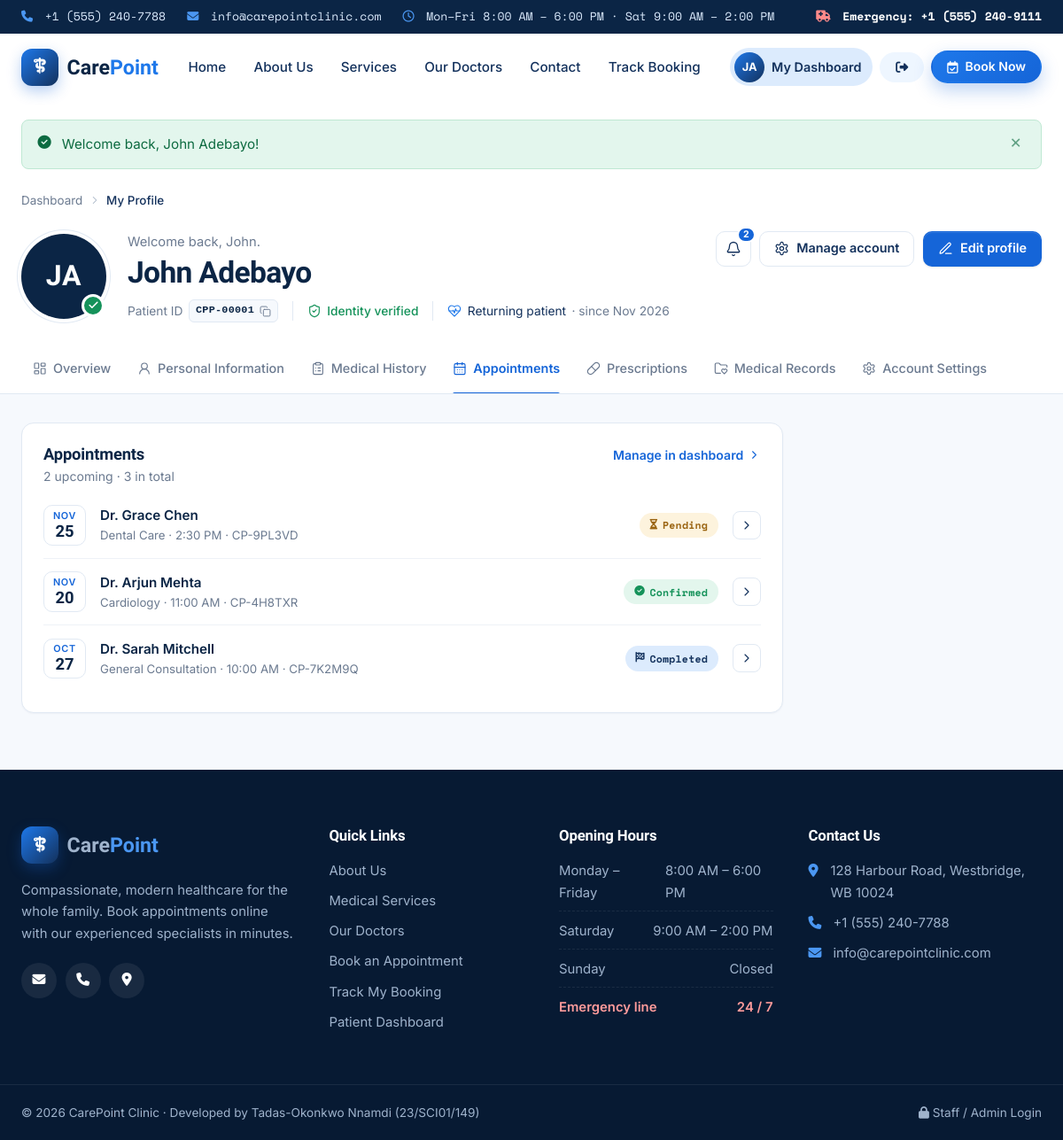
Screenshot of /profile.php?tab=appointments (signed in) with the database file from the repository.
### tables this page shows
CREATE TABLE users (
    id            INT UNSIGNED AUTO_INCREMENT PRIMARY KEY,
    full_name     VARCHAR(100) NOT NULL,
    email         VARCHAR(150) NOT NULL UNIQUE,
    phone         VARCHAR(30)  NOT NULL,
    age           TINYINT UNSIGNED NULL,
    gender        ENUM('Male','Female','Other') NULL,
    date_of_birth DATE         NULL,
    blood_group   ENUM('A+','A-','B+','B-','AB+','AB-','O+','O-') NULL,
    emergency_name     VARCHAR(100) NULL,
    emergency_relation VARCHAR(50)  NULL,
    emergency_phone    VARCHAR(30)  NULL,
    password_hash VARCHAR(255) NOT NULL,
    created_at    TIMESTAMP    NOT NULL DEFAULT CURRENT_TIMESTAMP
);

CREATE TABLE appointments (
    id               INT UNSIGNED AUTO_INCREMENT PRIMARY KEY,
    reference        VARCHAR(20)  NOT NULL UNIQUE,
    user_id          INT UNSIGNED NULL,
    doctor_id        INT UNSIGNED NULL,
    department_id    INT UNSIGNED NOT NULL,
    doctor_name      VARCHAR(100) NOT NULL,
    patient_name     VARCHAR(100) NOT NULL,
    email            VARCHAR(150) NOT NULL,
    phone            VARCHAR(30)  NOT NULL,
    age              TINYINT UNSIGNED NOT NULL,
    gender           ENUM('Male','Female','Other') NOT NULL,
    appointment_date DATE         NOT NULL,
    appointment_time TIME         NOT NULL,
    reason           TEXT         NOT NULL,
    status           ENUM('Pending','Confirmed','Completed','Cancelled','Rejected') NOT NULL DEFAULT 'Pending',
    admin_note       VARCHAR(255) NULL,
    slot_lock        TINYINT(1)   NULL DEFAULT 1,
    created_at       TIMESTAMP    NOT NULL DEFAULT CURRENT_TIMESTAMP,
    updated_at       TIMESTAMP    NOT NULL DEFAULT CURRENT_TIMESTAMP ON UPDATE CURRENT_TIMESTAMP,
    UNIQUE KEY uq_doctor_slot (doctor_id, appointment_date, appointment_time, slot_lock),
    KEY idx_status (status),
    KEY idx_email (email),
    KEY idx_date (appointment_date),
    CONSTRAINT fk_appt_user FOREIGN KEY (user_id)
        REFERENCES users(id) ON UPDATE CASCADE ON DELETE SET NULL,
    CONSTRAINT fk_appt_doctor FOREIGN KEY (doctor_id)
        REFERENCES doctors(id) ON UPDATE CASCADE ON DELETE SET NULL,
    CONSTRAINT fk_appt_department FOREIGN KEY (department_id)
        REFERENCES departments(id) ON UPDATE CASCADE ON DELETE RESTRICT
);

CREATE TABLE departments (
    id                INT UNSIGNED AUTO_INCREMENT PRIMARY KEY,
    name              VARCHAR(100) NOT NULL UNIQUE,
    slug              VARCHAR(100) NOT NULL UNIQUE,
    icon              VARCHAR(60)  NOT NULL DEFAULT 'fa-stethoscope',
    short_description VARCHAR(255) NOT NULL,
    description       TEXT         NOT NULL,
    features          VARCHAR(500) NOT NULL DEFAULT '',
    created_at        TIMESTAMP    NOT NULL DEFAULT CURRENT_TIMESTAMP
);

### includes/profile_components.php (the view, shortened to what the rows shown need)
<?php
function lc(string $name, string $class = ''): string
{
    return '<i data-lucide="' . e($name) . '" class="lc ' . e($class) . '" aria-hidden="true"></i>';
}
function render_profile_header(array $p, array $status, string $activeTab): void
{
    $first = explode(' ', trim($p['full_name']))[0];
    $code  = patient_code((int)$p['id']);
    ?>
    <section class="pf-header" aria-labelledby="pfName">
        <div class="container">
                <?= lc('chevron-right') ?>
            <div class="pf-top">
                <div class="pf-identity">
                    <div class="pf-avatar" aria-hidden="true">
                        <span class="pf-avatar-initials"><?= e(initials($p['full_name'])) ?></span>
                        <?php if ($status['verified']): ?>
                            <span class="pf-avatar-badge"><?= lc('check') ?></span>
                        <?php endif; ?>
                    </div>
                    <div class="pf-id-text">
                        <p class="pf-greeting">Welcome back, <?= e($first) ?>.</p>
                        <h1 class="pf-name" id="pfName"><?= e($p['full_name']) ?></h1>
                        <ul class="pf-meta">
                            <li>
                                <button type="button" class="pf-copy" data-copy="<?= e($code) ?>" aria-label="Copy patient ID <?= e($code) ?>">
                                    <span class="pf-mono"><?= e($code) ?></span>
                                    <?= lc('copy', 'pf-copy-icon') ?><?= lc('check', 'pf-copied-icon') ?>
                                </button>
                            </li>
                            <li class="<?= $status['verified'] ? 'pf-ok' : 'pf-pending' ?>">
                            </li>
                            <li>
                                <?= lc('heart-pulse') ?>
                                <?= e($status['membership']) ?>
                                <span class="pf-muted">· since <?= e(format_date($p['created_at'], 'M Y')) ?></span>
                            </li>
                        </ul>
                    </div>
                </div>
            </div>
        </div>
    </section>
    <?php
}
    ?>
    <?php
function render_appt_row(array $a): void
{
    ?>
    <li class="pf-appt">
        <span class="pf-appt-date">
            <span><?= e(format_date($a['appointment_date'], 'M')) ?></span>
            <strong><?= e(format_date($a['appointment_date'], 'd')) ?></strong>
        </span>
        <div class="pf-appt-body">
            <strong><?= e($a['doctor_name']) ?></strong>
            <span class="pf-muted"><?= e($a['department_name']) ?> · <?= e(format_time($a['appointment_time'])) ?> · <?= e($a['reference']) ?></span>
        </div>
        <?= status_badge($a['status']) ?>
        <a href="<?= url('track.php?ref=' . urlencode($a['reference'])) ?>" class="pf-icon-btn pf-icon-btn-sm" aria-label="View booking <?= e($a['reference']) ?>"><?= lc('chevron-right') ?></a>
    </li>
    <?php
}
    ?>

### includes/header.php (shortened to what the rows shown need)
<?php
require_once __DIR__ . '/functions.php';
$activePage = $activePage ?? '';
$user = current_user();
?>
<!DOCTYPE html>
<html lang="en">
<head>
    <link rel="stylesheet" href="https://cdnjs.cloudflare.com/ajax/libs/font-awesome/6.5.2/css/all.min.css">
    <link rel="stylesheet" href="<?= asset('css/style.css') ?>">
    <link rel="stylesheet" href="<?= asset('css/auth.css') ?>">
    <?php foreach (($pageStyles ?? []) as $__style): ?>
    <link rel="stylesheet" href="<?= asset('css/' . $__style) ?>">
    <?php endforeach; ?>
</head>
<body>
<header class="site-header" id="siteHeader">
    <div class="container nav-wrap">
        <nav class="main-nav" id="mainNav" aria-label="Main navigation">
            <div class="nav-actions">
                <?php if ($user): ?>
                    <a href="<?= url('dashboard.php') ?>" class="nav-user <?= $activePage === 'dashboard' ? 'active' : '' ?>">
                        <span class="avatar-sm"><?= e(initials($user['full_name'])) ?></span>
                        <span>My Dashboard</span>
                    </a>
                    <a href="<?= url('logout.php') ?>" class="btn btn-ghost btn-sm" title="Log out"><i class="fa-solid fa-right-from-bracket"></i><span class="show-mobile-inline"> Log out</span></a>
                <?php else: ?>
                    <a href="<?= url('login.php') ?>" class="btn btn-ghost btn-sm <?= $activePage === 'login' ? 'active' : '' ?>">Log in</a>
                <?php endif; ?>
            </div>
        </nav>
    </div>
</header>
<main id="main">

### profile.php (shortened to what the rows shown need)
<?php
require_once __DIR__ . '/includes/functions.php';
require_once __DIR__ . '/includes/profile_components.php';
require_login();
$profile = get_patient_profile((int)current_user()['id']);
$tab = $_GET['tab'] ?? 'overview';
$stmt = db()->prepare(
    'SELECT a.*, dp.name AS department_name
     FROM appointments a JOIN departments dp ON dp.id = a.department_id
     WHERE a.user_id = ?
     ORDER BY a.appointment_date DESC, a.appointment_time DESC'
);
$stmt->execute([$profile['id']]);
$appointments = $stmt->fetchAll();
$upcoming = $completed = [];
foreach ($appointments as $a) {
    $ts = strtotime($a['appointment_date'] . ' ' . $a['appointment_time']);
    if ($ts >= time() && in_array($a['status'], ['Pending', 'Confirmed'], true)) {
        $upcoming[] = $a;
    }
    if ($a['status'] === 'Completed') {
        $completed[] = $a;
    }
}
usort($upcoming, fn($x, $y) => strcmp($x['appointment_date'] . $x['appointment_time'], $y['appointment_date'] . $y['appointment_time']));
$next = $upcoming[0] ?? null;
$activePage    = 'dashboard';
$pageStyles    = ['profile.css'];
require_once __DIR__ . '/includes/header.php';
render_profile_header($profile, $status, $tab);
?>
<section class="pf-body">
    <div class="container">
    <?php if ($tab === 'overview'): ?>
        <div class="pf-grid">
            <div class="pf-stack">
                <?php render_personal_info($profile); ?>
                <article class="pf-card">
                    <header class="pf-card-head">
                        <div><h2>Recent appointments</h2><p>Your latest bookings at CarePoint.</p></div>
                        <a href="<?= profile_url('appointments') ?>" class="pf-link">View all <?= lc('chevron-right') ?></a>
                    </header>
                    <?php if ($appointments): ?>
                        <ul class="pf-appts"><?php foreach (array_slice($appointments, 0, 3) as $a) { render_appt_row($a); } ?></ul>
                    <?php else: ?>
                        <?php render_profile_empty('calendar-days', 'No appointments yet', 'Book your first consultation and it will appear here.', ['Book appointment', url('book.php'), 'calendar-plus']); ?>
                    <?php endif; ?>
                </article>
            </div>
            <aside class="pf-stack">
                <article class="pf-card pf-next">
                    <span class="pf-eyebrow">Next appointment</span>
                    <?php if ($next): ?>
                        <h3><?= e($next['doctor_name']) ?></h3>
                        <p class="pf-muted"><?= e($next['department_name']) ?></p>
                        <ul class="pf-next-when">
                            <li><?= lc('calendar-days') ?> <?= e(format_date($next['appointment_date'], 'l, j F')) ?></li>
                            <li><?= lc('clock') ?> <?= e(format_time($next['appointment_time'])) ?></li>
                        </ul>
                        <?= status_badge($next['status']) ?>
                    <?php else: ?>
                        <p class="pf-muted">Nothing scheduled.</p>
                        <a href="<?= url('book.php') ?>" class="pf-btn pf-btn-solid pf-btn-block"><?= lc('calendar-plus') ?><span>Book appointment</span></a>
                    <?php endif; ?>
                </article>
                <article class="pf-card">
                    <span class="pf-eyebrow">Care summary</span>
                    <dl class="pf-summary">
                        <div><dt>Completed visits</dt><dd><?= count($completed) ?></dd></div>
                        <div><dt>Upcoming</dt><dd><?= count($upcoming) ?></dd></div>
                        <div><dt>Total bookings</dt><dd><?= count($appointments) ?></dd></div>
                    </dl>
                </article>
            </aside>
        </div>
    <?php elseif ($tab === 'appointments'): ?>
        <article class="pf-card pf-narrow">
            <header class="pf-card-head">
                <div><h2>Appointments</h2><p><?= count($upcoming) ?> upcoming · <?= count($appointments) ?> in total</p></div>
            </header>
            <?php if ($appointments): ?>
                <ul class="pf-appts"><?php foreach ($appointments as $a) { render_appt_row($a); } ?></ul>
            <?php else: ?>
                <?php render_profile_empty('calendar-days', 'No appointments yet', 'Book a consultation with one of our doctors in under two minutes.', ['Book appointment', url('book.php'), 'calendar-plus']); ?>
            <?php endif; ?>
        </article>
    <?php elseif ($tab === 'prescriptions'): ?>
        <article class="pf-card pf-narrow">
            <?php render_profile_empty('pill', 'No prescriptions on file', 'Prescriptions issued by your CarePoint doctor will be listed here with dosage and refill details.', ['Book a consultation', url('book.php'), 'calendar-plus']); ?>
        </article>
    <?php elseif ($tab === 'records'): ?>
        <article class="pf-card pf-narrow">
            <?php render_profile_empty('folder-heart', 'No medical records yet', 'Lab results, scans and referral letters shared by the clinic will appear here.', ['Contact the clinic', url('contact.php'), 'phone']); ?>
        </article>
    <?php endif; ?>
    </div>
</section>
<?php require_once __DIR__ . '/includes/footer.php'; ?>

### includes/functions.php (shortened to what the rows shown need)
<?php
require_once __DIR__ . '/db.php';
function e($value): string
{
    return htmlspecialchars((string)($value ?? ''), ENT_QUOTES, 'UTF-8');
}
function url(string $path = ''): string
{
    return BASE_URL . ltrim($path, '/');
}
function asset(string $path): string
{
    return url('assets/' . ltrim($path, '/'));
}
function is_logged_in(): bool
{
    return !empty($_SESSION['user_id']);
}
function current_user(): ?array
{
    static $user = false;
    if ($user === false) {
        $user = null;
        if (is_logged_in()) {
            $stmt = db()->prepare('SELECT id, full_name, email, phone, age, gender, created_at FROM users WHERE id = ?');
            $stmt->execute([$_SESSION['user_id']]);
            $user = $stmt->fetch() ?: null;
        }
    }
    return $user;
}
function require_login(): void
{
    if (!is_logged_in() || !current_user()) {
        flash('info', 'Please log in to access your dashboard.');
        $_SESSION['redirect_after_login'] = $_SERVER['REQUEST_URI'] ?? '';
        redirect('login.php');
    }
}
function status_badge(string $status): string
{
    $icons = [
        'Pending' => 'fa-hourglass-half', 'Confirmed' => 'fa-circle-check', 'Completed' => 'fa-flag-checkered',
        'Cancelled' => 'fa-ban', 'Rejected' => 'fa-circle-xmark',
    ];
    $icon = $icons[$status] ?? 'fa-circle';
    return '<span class="badge badge-' . strtolower(e($status)) . '"><i class="fa-solid ' . $icon . '"></i> ' . e($status) . '</span>';
}
function format_date(string $date, string $format = 'D, j M Y'): string
{
    return date($format, strtotime($date));
}
function format_time(string $time): string
{
    return date('g:i A', strtotime('2000-01-01 ' . $time));
}
function patient_code(int $id): string
{
    return 'CPP-' . str_pad((string)$id, 5, '0', STR_PAD_LEFT);
}
function get_patient_profile(int $id): ?array
{
    $stmt = db()->prepare('SELECT * FROM users WHERE id = ?');
    $stmt->execute([$id]);
    $row = $stmt->fetch();
    unset($row['password_hash']);
    return $row;
}
function initials(string $name): string
{
    $name = preg_replace('/^(Dr\.?\s+)/i', '', $name);
    $parts = preg_split('/\s+/', trim($name));
    $out = '';
    foreach (array_slice($parts, 0, 2) as $p) {
        $out .= mb_strtoupper(mb_substr($p, 0, 1));
    }
    return $out;
}

### rows the page displays
users: full_name "JA", full_name "John", full_name "John Adebayo", id "CPP-00001", created_at "Nov 2026"
appointments: appointment_date "NOV", appointment_date "25", doctor_name "Dr. Grace Chen", department.name "Dental Care", appointment_time "2:30 PM", reference "CP-9PL3VD", status "Pending"
appointments: appointment_date "NOV", appointment_date "20", doctor_name "Dr. Arjun Mehta", department.name "Cardiology", appointment_time "11:00 AM", reference "CP-4H8TXR", status "Confirmed"
appointments: appointment_date "OCT", appointment_date "27", doctor_name "Dr. Sarah Mitchell", department.name "General Consultation", appointment_time "10:00 AM", reference "CP-7K2M9Q", status "Completed"

### other values shown
CLINIC_PHONE "+1 (555) 240-7788"
CLINIC_EMAIL "info@carepointclinic.com"
CLINIC_EMERGENCY "+1 (555) 240-9111"
$label "Home"
$label "About Us"
$label "Services"
$label "Our Doctors"
$label "Contact"
$label "Track Booking"
$f['message'] "Welcome back, John Adebayo!"
$status['membership'] "Returning patient"
$status['upcoming'] "2"
$label "Overview"
$label "Personal Information"
$label "Medical History"
